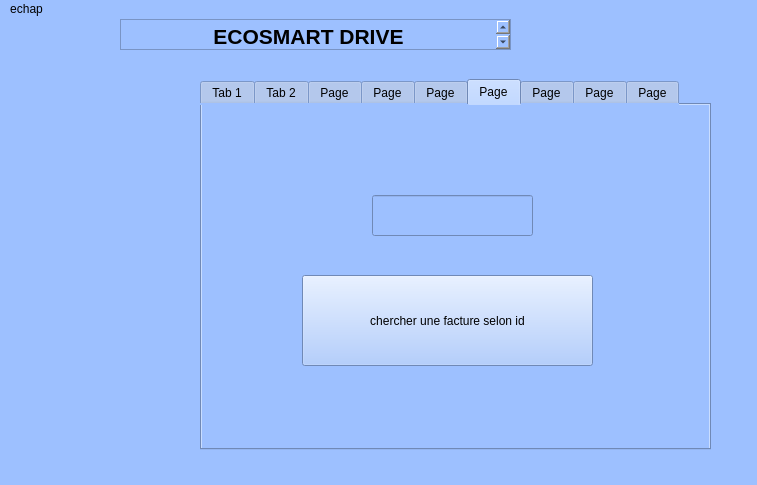
<?xml version="1.0" encoding="UTF-8"?>
<ui version="4.0">
 <class>MainWindow</class>
 <widget class="QMainWindow" name="MainWindow">
  <property name="geometry">
   <rect>
    <x>0</x>
    <y>0</y>
    <width>757</width>
    <height>485</height>
   </rect>
  </property>
  <property name="windowTitle">
   <string>MainWindow</string>
  </property>
  <property name="styleSheet">
   <string notr="true">background-color: rgb(157, 192, 255);
font: 8pt &quot;Stencil&quot;;</string>
  </property>
  <widget class="QWidget" name="centralwidget">
   <property name="styleSheet">
    <string notr="true">alternate-background-color: rgb(255, 255, 255);
	
	
	

	



</string>
   </property>
   <widget class="QTextEdit" name="textEdit">
    <property name="geometry">
     <rect>
      <x>120</x>
      <y>0</y>
      <width>391</width>
      <height>31</height>
     </rect>
    </property>
    <property name="styleSheet">
     <string notr="true">
font: 8pt &quot;Papyrus&quot;;</string>
    </property>
    <property name="html">
     <string>&lt;!DOCTYPE HTML PUBLIC &quot;-//W3C//DTD HTML 4.0//EN&quot; &quot;http://www.w3.org/TR/REC-html40/strict.dtd&quot;&gt;
&lt;html&gt;&lt;head&gt;&lt;meta name=&quot;qrichtext&quot; content=&quot;1&quot; /&gt;&lt;style type=&quot;text/css&quot;&gt;
p, li { white-space: pre-wrap; }
&lt;/style&gt;&lt;/head&gt;&lt;body style=&quot; font-family:'Papyrus'; font-size:8pt; font-weight:400; font-style:normal;&quot;&gt;
&lt;p align=&quot;center&quot; style=&quot; margin-top:0px; margin-bottom:0px; margin-left:0px; margin-right:0px; -qt-block-indent:0; text-indent:0px;&quot;&gt;&lt;span style=&quot; font-family:'MS Shell Dlg 2'; font-size:16pt; font-weight:600; color:#000000;&quot;&gt;ECOSMART DRIVE&lt;/span&gt;&lt;/p&gt;&lt;/body&gt;&lt;/html&gt;</string>
    </property>
   </widget>
   <widget class="QTabWidget" name="tabWidget">
    <property name="geometry">
     <rect>
      <x>200</x>
      <y>60</y>
      <width>511</width>
      <height>371</height>
     </rect>
    </property>
    <property name="currentIndex">
     <number>5</number>
    </property>
    <widget class="QWidget" name="tab">
     <attribute name="title">
      <string>Tab 1</string>
     </attribute>
     <widget class="QLineEdit" name="lebudget">
      <property name="geometry">
       <rect>
        <x>80</x>
        <y>60</y>
        <width>71</width>
        <height>31</height>
       </rect>
      </property>
     </widget>
     <widget class="QLineEdit" name="lematricule">
      <property name="geometry">
       <rect>
        <x>230</x>
        <y>70</y>
        <width>81</width>
        <height>31</height>
       </rect>
      </property>
     </widget>
     <widget class="QLineEdit" name="lepiecesderechange">
      <property name="geometry">
       <rect>
        <x>70</x>
        <y>140</y>
        <width>81</width>
        <height>41</height>
       </rect>
      </property>
     </widget>
     <widget class="QLineEdit" name="letypedepanne">
      <property name="geometry">
       <rect>
        <x>310</x>
        <y>140</y>
        <width>91</width>
        <height>51</height>
       </rect>
      </property>
     </widget>
     <widget class="QLabel" name="label">
      <property name="geometry">
       <rect>
        <x>80</x>
        <y>30</y>
        <width>61</width>
        <height>20</height>
       </rect>
      </property>
      <property name="text">
       <string>le budget</string>
      </property>
     </widget>
     <widget class="QLabel" name="label_2">
      <property name="geometry">
       <rect>
        <x>220</x>
        <y>40</y>
        <width>81</width>
        <height>20</height>
       </rect>
      </property>
      <property name="text">
       <string>La matricule</string>
      </property>
     </widget>
     <widget class="QLabel" name="label_4">
      <property name="geometry">
       <rect>
        <x>70</x>
        <y>110</y>
        <width>91</width>
        <height>21</height>
       </rect>
      </property>
      <property name="styleSheet">
       <string notr="true">font: 6pt &quot;MS Shell Dlg 2&quot;;</string>
      </property>
      <property name="text">
       <string>les pieces de rechanges</string>
      </property>
     </widget>
     <widget class="QLabel" name="label_3">
      <property name="geometry">
       <rect>
        <x>310</x>
        <y>120</y>
        <width>91</width>
        <height>20</height>
       </rect>
      </property>
      <property name="text">
       <string>le typedepanne</string>
      </property>
     </widget>
     <widget class="QLineEdit" name="leid">
      <property name="geometry">
       <rect>
        <x>60</x>
        <y>220</y>
        <width>113</width>
        <height>20</height>
       </rect>
      </property>
     </widget>
     <widget class="QLineEdit" name="ledate">
      <property name="geometry">
       <rect>
        <x>250</x>
        <y>220</y>
        <width>113</width>
        <height>20</height>
       </rect>
      </property>
     </widget>
     <widget class="QLabel" name="label_5">
      <property name="geometry">
       <rect>
        <x>90</x>
        <y>190</y>
        <width>47</width>
        <height>14</height>
       </rect>
      </property>
      <property name="text">
       <string>id</string>
      </property>
     </widget>
     <widget class="QLabel" name="label_6">
      <property name="geometry">
       <rect>
        <x>266</x>
        <y>200</y>
        <width>71</width>
        <height>20</height>
       </rect>
      </property>
      <property name="text">
       <string>DATE( MOIS)</string>
      </property>
     </widget>
     <widget class="QPushButton" name="ajouter">
      <property name="geometry">
       <rect>
        <x>180</x>
        <y>120</y>
        <width>111</width>
        <height>61</height>
       </rect>
      </property>
      <property name="styleSheet">
       <string notr="true">color: rgb(255, 6, 6);</string>
      </property>
      <property name="text">
       <string>ajouter</string>
      </property>
     </widget>
     <widget class="QLineEdit" name="lestatus">
      <property name="geometry">
       <rect>
        <x>90</x>
        <y>280</y>
        <width>113</width>
        <height>20</height>
       </rect>
      </property>
     </widget>
    </widget>
    <widget class="QWidget" name="tab_2">
     <attribute name="title">
      <string>Tab 2</string>
     </attribute>
     <widget class="QTableView" name="tableaufacture">
      <property name="geometry">
       <rect>
        <x>20</x>
        <y>0</y>
        <width>311</width>
        <height>231</height>
       </rect>
      </property>
      <property name="styleSheet">
       <string notr="true">background-color: rgb(255, 255, 255);</string>
      </property>
     </widget>
     <widget class="QPushButton" name="trier">
      <property name="geometry">
       <rect>
        <x>70</x>
        <y>250</y>
        <width>111</width>
        <height>41</height>
       </rect>
      </property>
      <property name="text">
       <string>trier</string>
      </property>
     </widget>
     <widget class="QPushButton" name="trie2">
      <property name="geometry">
       <rect>
        <x>250</x>
        <y>260</y>
        <width>75</width>
        <height>23</height>
       </rect>
      </property>
      <property name="text">
       <string>PushButton</string>
      </property>
     </widget>
     <widget class="QPushButton" name="trie3">
      <property name="geometry">
       <rect>
        <x>370</x>
        <y>260</y>
        <width>75</width>
        <height>23</height>
       </rect>
      </property>
      <property name="text">
       <string>PushButton</string>
      </property>
     </widget>
    </widget>
    <widget class="QWidget" name="tab_3">
     <attribute name="title">
      <string>Page</string>
     </attribute>
     <widget class="QLineEdit" name="lematriculesupp">
      <property name="geometry">
       <rect>
        <x>100</x>
        <y>70</y>
        <width>71</width>
        <height>121</height>
       </rect>
      </property>
      <property name="text">
       <string/>
      </property>
     </widget>
     <widget class="QPushButton" name="supprimer">
      <property name="geometry">
       <rect>
        <x>220</x>
        <y>100</y>
        <width>241</width>
        <height>71</height>
       </rect>
      </property>
      <property name="styleSheet">
       <string notr="true">color: rgb(255, 0, 0);</string>
      </property>
      <property name="text">
       <string>supprimer selon lamatricule</string>
      </property>
     </widget>
    </widget>
    <widget class="QWidget" name="tab_4">
     <attribute name="title">
      <string>Page</string>
     </attribute>
     <widget class="QLineEdit" name="lebudget_2">
      <property name="geometry">
       <rect>
        <x>190</x>
        <y>20</y>
        <width>71</width>
        <height>21</height>
       </rect>
      </property>
     </widget>
     <widget class="QLineEdit" name="lematricule2">
      <property name="geometry">
       <rect>
        <x>190</x>
        <y>70</y>
        <width>91</width>
        <height>20</height>
       </rect>
      </property>
     </widget>
     <widget class="QLineEdit" name="letypedepanne2">
      <property name="geometry">
       <rect>
        <x>200</x>
        <y>100</y>
        <width>71</width>
        <height>51</height>
       </rect>
      </property>
     </widget>
     <widget class="QLineEdit" name="lepiecesderechnges2">
      <property name="geometry">
       <rect>
        <x>350</x>
        <y>50</y>
        <width>71</width>
        <height>31</height>
       </rect>
      </property>
     </widget>
     <widget class="QPushButton" name="modifier">
      <property name="geometry">
       <rect>
        <x>390</x>
        <y>20</y>
        <width>75</width>
        <height>23</height>
       </rect>
      </property>
      <property name="text">
       <string>modifier</string>
      </property>
     </widget>
    </widget>
    <widget class="QWidget" name="tab_5">
     <attribute name="title">
      <string>Page</string>
     </attribute>
     <widget class="QPushButton" name="ledaterech">
      <property name="geometry">
       <rect>
        <x>110</x>
        <y>170</y>
        <width>231</width>
        <height>81</height>
       </rect>
      </property>
      <property name="text">
       <string>plannifier les factures selon mois</string>
      </property>
     </widget>
     <widget class="QLineEdit" name="daterech">
      <property name="geometry">
       <rect>
        <x>160</x>
        <y>80</y>
        <width>151</width>
        <height>51</height>
       </rect>
      </property>
     </widget>
    </widget>
    <widget class="QWidget" name="tab_6">
     <attribute name="title">
      <string>Page</string>
     </attribute>
     <widget class="QPushButton" name="chercher">
      <property name="geometry">
       <rect>
        <x>100</x>
        <y>170</y>
        <width>291</width>
        <height>91</height>
       </rect>
      </property>
      <property name="text">
       <string>chercher une facture selon id</string>
      </property>
     </widget>
     <widget class="QLineEdit" name="recher">
      <property name="geometry">
       <rect>
        <x>170</x>
        <y>90</y>
        <width>161</width>
        <height>41</height>
       </rect>
      </property>
     </widget>
    </widget>
    <widget class="QWidget" name="tab_7">
     <attribute name="title">
      <string>Page</string>
     </attribute>
     <widget class="QLineEdit" name="leidrecherch">
      <property name="geometry">
       <rect>
        <x>170</x>
        <y>190</y>
        <width>113</width>
        <height>20</height>
       </rect>
      </property>
     </widget>
     <widget class="QPushButton" name="restore">
      <property name="geometry">
       <rect>
        <x>120</x>
        <y>50</y>
        <width>231</width>
        <height>101</height>
       </rect>
      </property>
      <property name="text">
       <string>restorer facture selon matricule</string>
      </property>
     </widget>
    </widget>
    <widget class="QWidget" name="tab_8">
     <attribute name="title">
      <string>Page</string>
     </attribute>
     <widget class="QPushButton" name="afficherstatistiques">
      <property name="geometry">
       <rect>
        <x>170</x>
        <y>120</y>
        <width>201</width>
        <height>61</height>
       </rect>
      </property>
      <property name="text">
       <string>donenr les statistiques</string>
      </property>
     </widget>
    </widget>
    <widget class="QWidget" name="tab_9">
     <attribute name="title">
      <string>Page</string>
     </attribute>
     <widget class="QPushButton" name="pushButton">
      <property name="geometry">
       <rect>
        <x>180</x>
        <y>130</y>
        <width>121</width>
        <height>101</height>
       </rect>
      </property>
      <property name="text">
       <string>PDF</string>
      </property>
     </widget>
    </widget>
   </widget>
  </widget>
  <widget class="QMenuBar" name="menubar">
   <property name="geometry">
    <rect>
     <x>0</x>
     <y>0</y>
     <width>757</width>
     <height>20</height>
    </rect>
   </property>
   <widget class="QMenu" name="menuechap">
    <property name="title">
     <string>echap</string>
    </property>
    <addaction name="separator"/>
    <addaction name="separator"/>
   </widget>
   <addaction name="menuechap"/>
  </widget>
  <widget class="QStatusBar" name="statusbar"/>
 </widget>
 <resources/>
 <connections/>
</ui>
